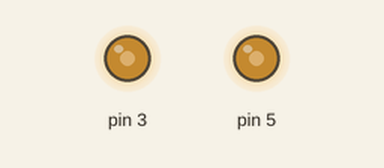
This sketch was run on a simulated Arduino Uno, built with avr-gcc and run on an emulated ATmega328P. On the bench: output pins drawn as LEDs (lit = HIGH). The ROS host is connected and sends only what is stated.

Above: at 0.1 s.
Timing chart, 0 to 1.6 s (numbered marks = the images above):
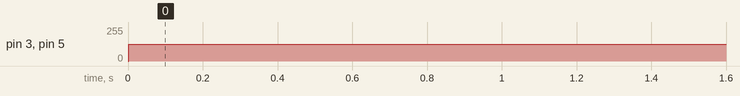

Measured:
- by itself, pin 3, pin 5: 0/255 → 125/255 at 0.00 s

The sketch:

ros_motor.ino
```cpp
#include <ArduinoHardware.h>
#include <ros.h>
#include <geometry_msgs/Twist.h>

ros::NodeHandle nh;

//geometry_msgs::Twist msg;
float dir=0;
float ang=0;
void motorControl(const geometry_msgs::Twist& msg){

dir=msg.linear.x;
ang=msg.angular.z;


}

//ros::Publisher pub("husky/cmd_vel", &msg);

ros::Subscriber<geometry_msgs::Twist> sub("turtle1/cmd_vel",motorControl);

void setup()
{
 nh.initNode();
 //nh.advertise(pub);
 pinMode(5,OUTPUT);
 pinMode(3,OUTPUT);
 nh.subscribe(sub);
}

void loop()
{
  //analogWrite(5,125);
  //analogWrite(3,125);
 nh.spinOnce();

 if(dir==2.0){
  analogWrite(3,210);
  analogWrite(5,210);
  delay(500);


 }
 else if(dir==-2.0){

  analogWrite(5,20);
  analogWrite(3,20);
  delay(500);
 }


else if(ang==2.0){

  analogWrite(5,20);
  analogWrite(3,210);
  delay(500);
 }

 else if (ang==-2.0){

  analogWrite(5,210);
  analogWrite(3,20);
  delay(500);
 }
dir=0;
ang=0;
 analogWrite(5,125);
 analogWrite(3,125);

 }
```
